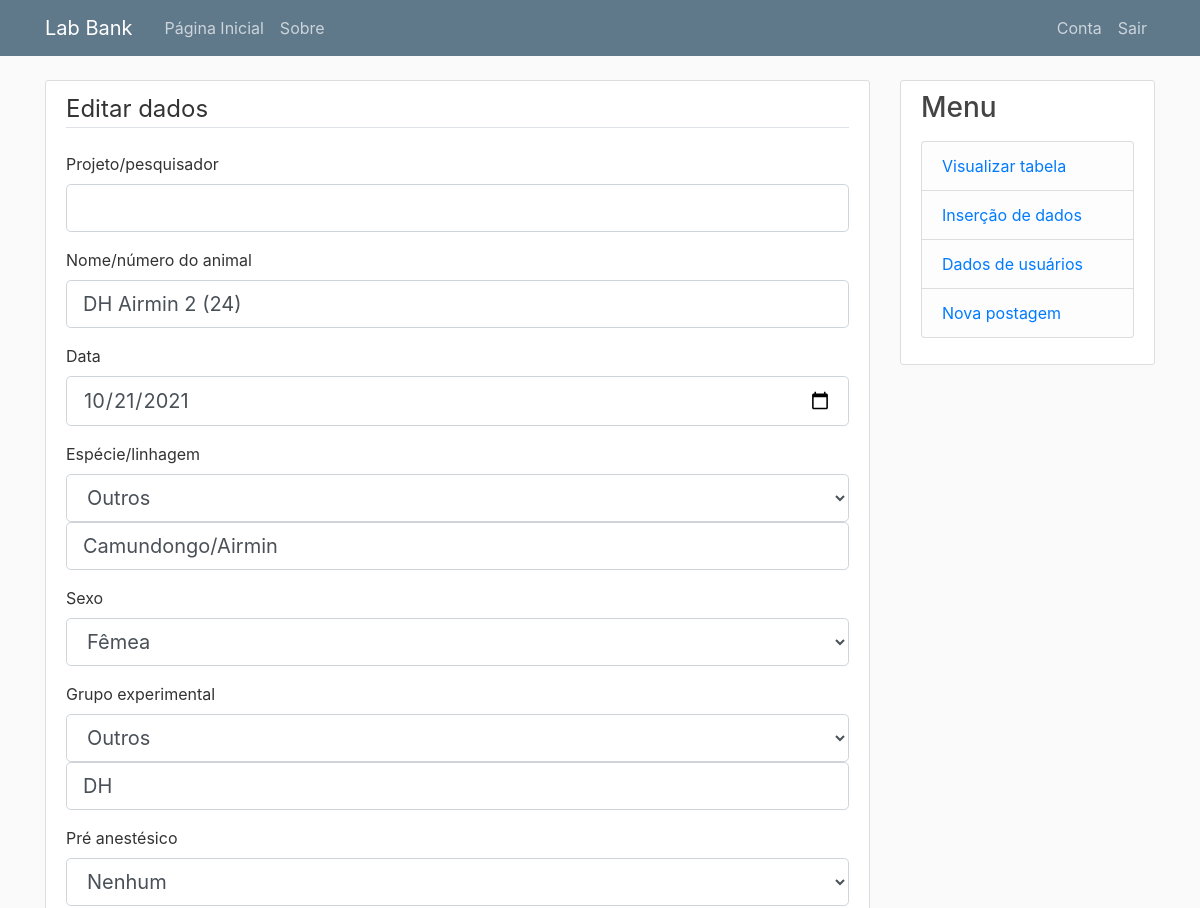
Before: /table/update_data/228 (signed in, upper part) with the older database file.
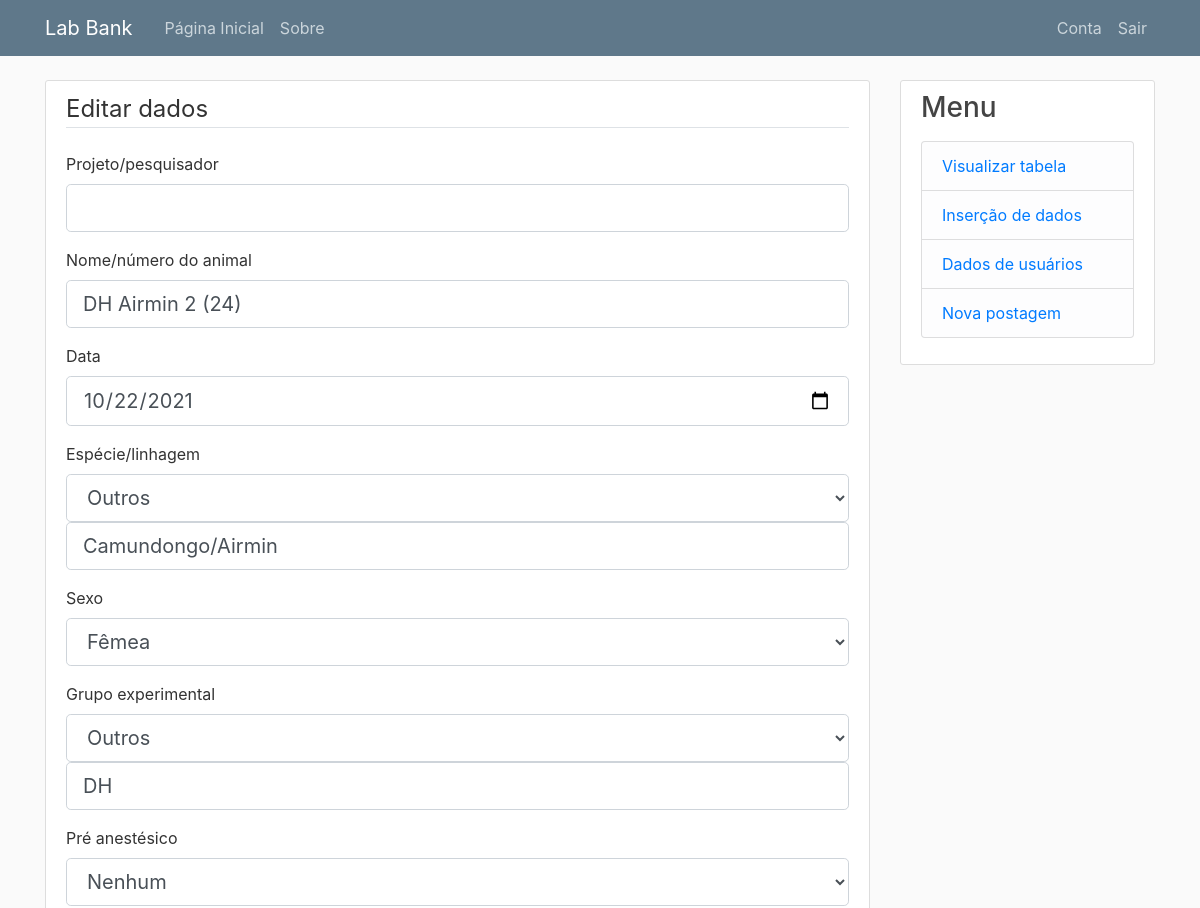
After: the same page with the newer database file.
### lab_bank/models.py (models this page shows)
class Subject(db.Model):
    id = db.Column(db.Integer, primary_key=True)
    date = db.Column(db.Date, nullable=False)
    lineage = db.Column(db.String(50), nullable=False)
    sex = db.Column(db.String(50), nullable=False)
    ova_or_control = db.Column(db.String(50), nullable=False)
    dead_or_alive = db.Column(db.String(50), nullable=False)
    acepromazine = db.Column(db.String(50), nullable=False)
    anesthesic = db.Column(db.String(50), nullable=False)
    neuromuscular_blocker = db.Column(db.String(50), nullable=False)
    age = db.Column(db.Float, nullable=False)
    weight = db.Column(db.Float, nullable=False)
    project = db.Column(db.String(255), nullable=True)
    name_number = db.Column(db.String(255), nullable=True)
    naso_anal_length = db.Column(db.Float, nullable=True)
    bronchoalveolar_lavage = db.Column(db.Float, nullable=True)
    user_id = db.Column(db.Integer, db.ForeignKey('user.id'), nullable=False)
    excel_file_path = db.Column(db.String(255), nullable=True)
    flexivent = db.Column(db.String(50), nullable=False)
    date_created = db.Column(db.DateTime, default=datetime.utcnow)
    observations = db.Column(Text, nullable=True)

### lab_bank/table/routes.py (the view)
@table.route('/table/update_data/<int:subject_id>', methods=['GET', 'POST'])
@login_required
def update_data(subject_id):
    subject = Subject.query.get_or_404(subject_id)
    if subject.user_id != current_user.id:
        abort(403)
    form = InsertDataForm()
    if form.validate_on_submit():
        subject.lineage = form.lineage.data
        if subject.lineage == 'Outros' and form.other_lineage.data:
            subject.lineage = form.other_lineage.data
        subject.sex = form.sex.data
        if subject.sex == 'Outros' and form.other_sex.data:
            subject.sex = form.other_sex.data
        subject.ova_or_control = form.ova_or_control.data
        if subject.ova_or_control == 'Outros' and form.other_ova_or_control.data:
            subject.ova_or_control = form.other_ova_or_control.data
        subject.dead_or_alive = form.dead_or_alive.data
        if subject.dead_or_alive == 'Outros' and form.other_dead_or_alive.data:
            subject.dead_or_alive = form.other_dead_or_alive.data
        subject.acepromazine = form.acepromazine.data
        if subject.acepromazine == 'Outros' and form.other_acepromazine.data:
            subject.acepromazine = form.other_acepromazine.data
        subject.anesthesic = form.anesthesic.data
        if subject.anesthesic == 'Outros' and form.other_anesthesic.data:
            subject.anesthesic = form.other_anesthesic.data
        subject.neuromuscular_blocker = form.neuromuscular_blocker.data
        if subject.neuromuscular_blocker == 'Outros' and form.other_neuromuscular_blocker.data:
            subject.neuromuscular_blocker = form.other_neuromuscular_blocker.data
        subject.project = form.project.data if form.project.data else ''
        subject.name_number = form.name_number.data if form.name_number.data else ''
        subject.date = form.date.data
        subject.sex = form.sex.data
        subject.age = form.age.data
        subject.weight = form.weight.data
        subject.naso_anal_length = form.naso_anal_length.data
        subject.bronchoalveolar_lavage = form.bronchoalveolar_lavage.data
        subject.observations = form.observations.data if form.observations.data else ''
        file = form.excel_file.data
        if file:
            timestamp = datetime.now().strftime('%Y%m%d%H%M%S')
            filename = secure_filename(f"{timestamp}_{file.filename}")
            upload_folder = os.path.join(current_app.root_path, 'static', 'uploads')
            os.makedirs(upload_folder, exist_ok=True)
            file_path = os.path.join(upload_folder, filename)
            file.save(file_path)
            subject.excel_file_path = file_path  # Update the file path in the database
        db.session.commit()
        flash('Edição bem sucedida', 'success')
        return redirect(url_for('table.display_table'))
    elif request.method == 'GET':
        form.lineage.data = subject.lineage if subject.lineage in ['Camundongo/Balb C', 'Camundongo/C57', 'Rato/Wistar', 'Outros'] else 'Outros'
        form.other_lineage.data = subject.lineage if subject.lineage not in ['Camundongo/Balb C', 'Camundongo/C57', 'Rato/Wistar', 'Outros'] else ''
        form.sex.data = subject.sex if subject.sex in ['Fêmea', 'Macho', 'Desconhecido', 'Outros'] else 'Outros'
        form.other_sex.data = subject.sex if subject.sex not in ['Fêmea', 'Macho', 'Desconhecido', 'Outros'] else ''
        form.ova_or_control.data = subject.ova_or_control if subject.ova_or_control in ['OVA', 'Controle', 'Outros'] else 'Outros'
        form.other_ova_or_control.data = subject.ova_or_control if subject.ova_or_control not in ['OVA', 'Controle', 'Outros'] else ''
        form.dead_or_alive.data = subject.dead_or_alive if subject.dead_or_alive in ['Vivo', 'Morto na anestesia (antes do experimento)', 'Morto durante o experimento', 'Outros'] else 'Outros'
        form.other_dead_or_alive.data = subject.dead_or_alive if subject.dead_or_alive not in ['Vivo', 'Morto na anestesia (antes do experimento)', 'Morto durante o experimento', 'Outros'] else ''
        form.acepromazine.data = subject.acepromazine if subject.acepromazine in ['Acepromazina 2,5 mg/kg', 'Nenhum', 'Outros'] else 'Outros'
        form.other_acepromazine.data = subject.acepromazine if subject.acepromazine not in ['Acepromazina 2,5 mg/kg', 'Nenhum', 'Outros'] else ''
        form.anesthesic.data = subject.anesthesic if subject.anesthesic in ['Cetamina 100 mg/kg + Xilazina 10 mg/kg', 'Cetamina 100 mg/kg + Xilazina 10 mg/kg + Morfina', 'Nenhum', 'Outros'] else 'Outros'
        form.other_anesthesic.data = subject.anesthesic if subject.anesthesic not in ['Cetamina 100 mg/kg + Xilazina 10 mg/kg', 'Cetamina 100 mg/kg + Xilazina 10 mg/kg + Morfina', 'Nenhum', 'Outros'] else ''
        form.neuromuscular_blocker.data = subject.neuromuscular_blocker if subject.neuromuscular_blocker in ['Brometo de pancurônio 1 mg/kg', 'Brometo de rocurônio', 'Nenhum', 'Outros'] else 'Outros'
        form.other_neuromuscular_blocker.data = subject.neuromuscular_blocker if subject.neuromuscular_blocker not in ['Brometo de pancurônio 1 mg/kg', 'Brometo de rocurônio', 'Nenhum', 'Outros'] else ''
        form.flexivent.data = subject.flexivent if subject.flexivent in ['Unicompartimental', 'Fase Cte', 'Não informado', 'Outros'] else 'Outros'
        form.other_flexivent.data = subject.flexivent if subject.flexivent not in ['Unicompartimental', 'Fase Cte', 'Não informado', 'Outros'] else ''
        form.project.data = subject.project
        form.name_number.data = subject.name_number
        form.date.data = subject.date
        form.weight.data = subject.weight
        form.age.data = subject.age
        form.naso_anal_length.data = subject.naso_anal_length
        form.bronchoalveolar_lavage.data = subject.bronchoalveolar_lavage
        form.observations.data = subject.observations
    current_file = None
    if subject.excel_file_path:
        current_file = os.path.basename(subject.excel_file_path)  # Get just the filename
    return render_template('insert_data.html', title='Editar dados', form=form, legend='Editar dados', current_file=current_file)

### lab_bank/models.py (called while the page is built)
@login_manager.user_loader
def load_user(user_id):
    return User.query.get(int(user_id))

### lab_bank/templates/insert_data.html (shortened to what the changed rows need)
{% extends 'layout.html' %}
{% block content %}
    <div class='content-section'>
        <form method='POST' action='' enctype='multipart/form-data'>
            <fieldset class='form-group'>
                <div class='form-group'>
                    {{ form.project.label(class='form-control-label') }}
                    {% if form.project.errors %}
                        {{ form.project(class='form-control form-control-lg is-invalid') }}
                        <div class="invalid-feedback">
                            {% for error in form.project.errors %}
                                <span>{{ error }}</span>
                            {% endfor %}
                        </div>
                    {% else %}
                        {{ form.project(class='form-control form-control-lg') }}
                    {% endif %}
                </div>
                <div class='form-group'>
                    {{ form.name_number.label(class='form-control-label') }}
                    {% if form.name_number.errors %}
                        {{ form.name_number(class='form-control form-control-lg is-invalid') }}
                        <div class="invalid-feedback">
                            {% for error in form.name_number.errors %}
                                <span>{{ error }}</span>
                            {% endfor %}
                        </div>
                    {% else %}
                        {{ form.name_number(class='form-control form-control-lg') }}
                    {% endif %}
                </div>
                <div class='form-group'>
                    {{ form.date.label(class='form-control-label') }}
                    {% if form.date.errors %}
                        {{ form.date(class='form-control form-control-lg is-invalid') }}
                        <div class="invalid-feedback">
                            {% for error in form.date.errors %}
                                <span>{{ error }}</span>
                            {% endfor %}
                        </div>
                    {% else %}
                        {{ form.date(class='form-control form-control-lg') }}
                    {% endif %}
                </div>
                <div class='form-group'>
                    {{ form.lineage.label(class='form-control-label') }}
                    {% if form.lineage.errors %}
                        {{ form.lineage(class='form-control form-control-lg is-invalid', onchange="toggleOtherInput('lineage')") }}
                        <div class="invalid-feedback">
                            {% for error in form.lineage.errors %}
                                <span>{{ error }}</span>
                            {% endfor %}
                        </div>
                    {% else %}
                        {{ form.lineage(class='form-control form-control-lg', onchange="toggleOtherInput('lineage')") }}
                    {% endif %}
                    <div id="other-lineage-container" style="display: none;">
                        {{ form.other_lineage(class='form-control form-control-lg') }}
                    </div>
                </div>
				<div class='form-group'>
					{{ form.sex.label(class='form-control-label') }}
					{% if form.sex.errors %}
						{{ form.sex(class='form-control form-control-lg is-invalid', onchange="toggleOtherInput('sex')") }}
						<div class="invalid-feedback">
							{% for error in form.sex.errors %}
								<span>{{ error }}</span>
							{% endfor %}
						</div>
					{% else %}
						{{ form.sex(class='form-control form-control-lg', onchange="toggleOtherInput('sex')") }}
					{% endif %}
				</div>
                <div class='form-group'>
                    {{ form.ova_or_control.label(class='form-control-label') }}
                    {% if form.ova_or_control.errors %}
                        {{ form.ova_or_control(class='form-control form-control-lg is-invalid', onchange="toggleOtherInput('ova_or_control')") }}
                        <div class="invalid-feedback">
                            {% for error in form.ova_or_control.errors %}
                                <span>{{ error }}</span>
                            {% endfor %}
                        </div>
                    {% else %}
                        {{ form.ova_or_control(class='form-control form-control-lg', onchange="toggleOtherInput('ova_or_control')") }}
                    {% endif %}
                    <div id="other-ova-container" style="display: none;">
                        {{ form.other_ova_or_control(class='form-control form-control-lg') }}
                    </div>
                </div>
                <div class='form-group'>
                    {{ form.acepromazine.label(class='form-control-label') }}
                    {% if form.acepromazine.errors %}
                        {{ form.acepromazine(class='form-control form-control-lg is-invalid', onchange="toggleOtherInput('acepromazine')") }}
                        <div class="invalid-feedback">
                            {% for error in form.acepromazine.errors %}
                                <span>{{ error }}</span>
                            {% endfor %}
                        </div>
                    {% else %}
                        {{ form.acepromazine(class='form-control form-control-lg', onchange="toggleOtherInput('acepromazine')") }}
                    {% endif %}
                </div>
            </fieldset>
        </form>
    </div>
{% endblock %}

Changed rows visible on the page:
changed Subject "DH Airmin 2 (24)": date "10/21/2021" → "10/22/2021"
